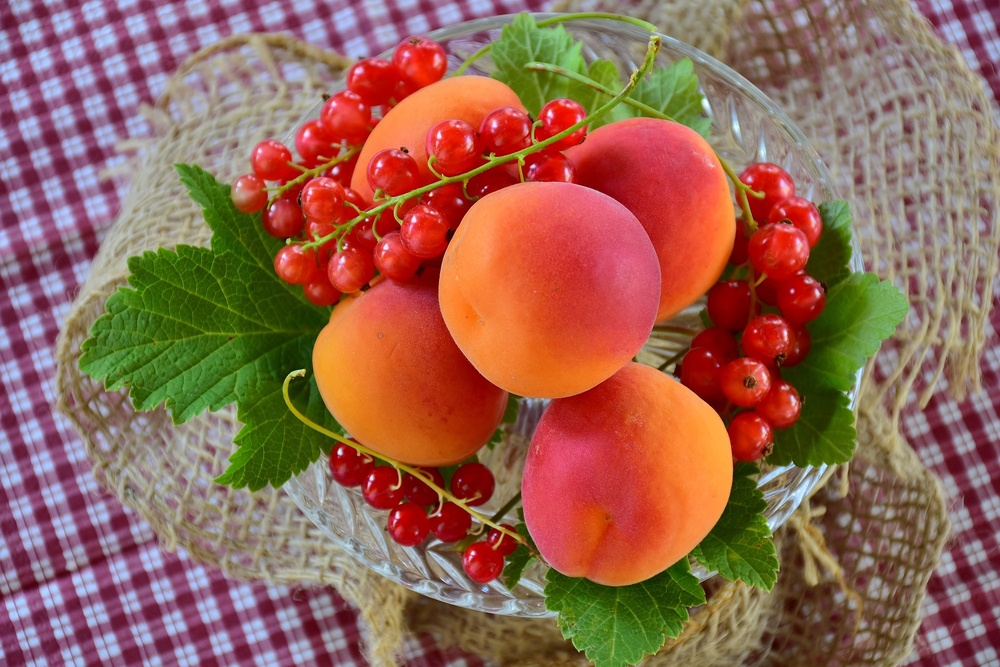
%> input picture apricots-2444808_1920.jpg, 1000 x 667 px, shrunk from 1920 x 1280 before the run
$ octave ANS4.m   (GNU Octave 9; MATLAB toolbox functions it lacks are replaced by stand-ins)
%> lines starting %> are read from the running program, lines starting %| are printed output that depends on the picture
% Step 1: Read the image
img = imread('apricots-2444808_1920.jpg');  % Replace with your image file
%> img is the input picture: size 667x1000x3 uint8; mean R, G, B 148.8, 101.1, 83.7

% Step 2: Separate RGB channels
R = img(:,:,1);  % Red channel
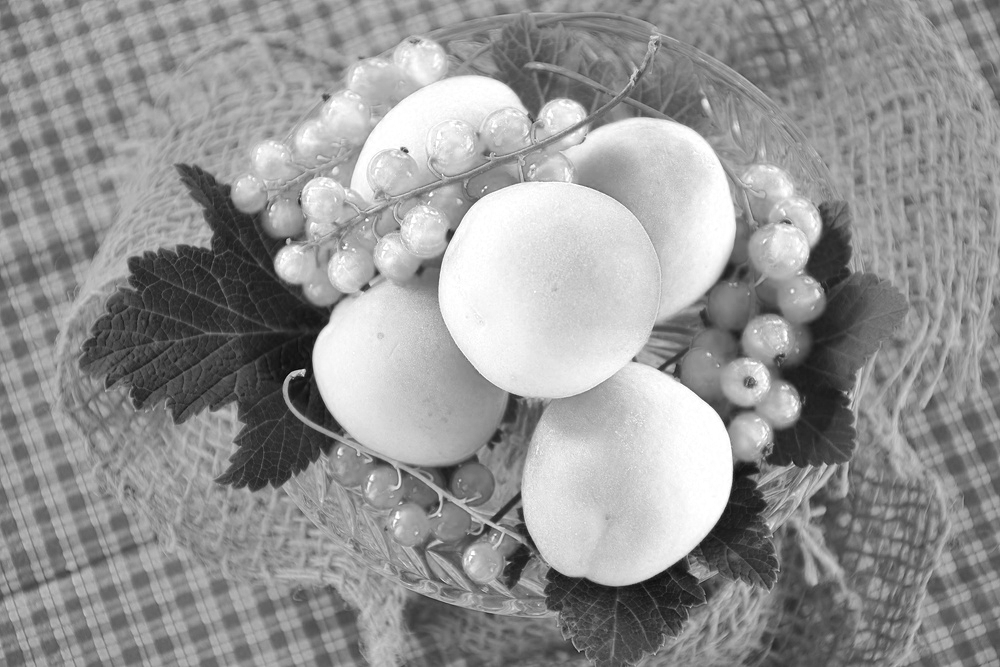
%> R: size 667x1000 uint8; min 4, max 255, mean 148.8
G = img(:,:,2);  % Green channel
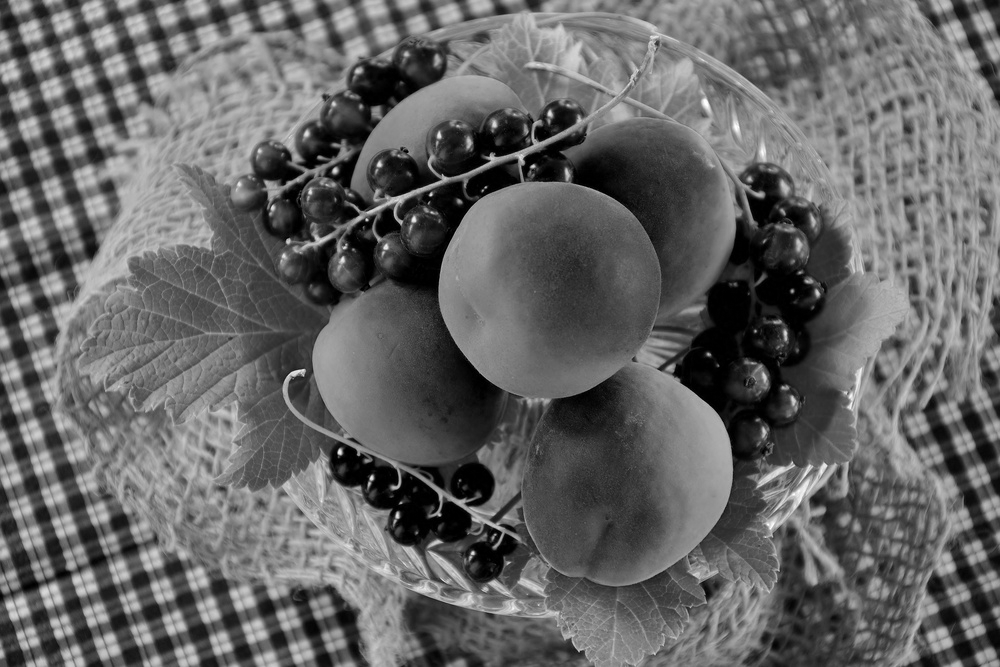
%> G: size 667x1000 uint8; min 0, max 255, mean 101.1
B = img(:,:,3);  % Blue channel
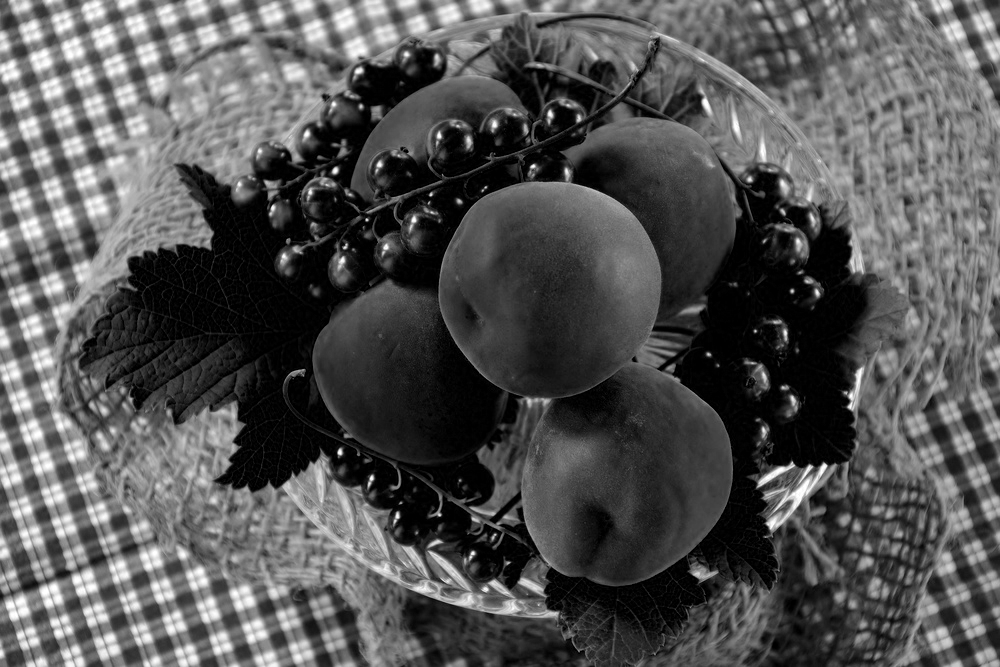
%> B: size 667x1000 uint8; min 0, max 255, mean 83.7

% Step 3: Display the image
figure;
subplot(2,2,1);
imshow(img);
title('Original RGB Image');

% Step 4: Plot histogram of Red channel
subplot(2,2,2);
imhist(R);
title('Red Channel Histogram');
xlim([0 255]);   % Optional: limit x-axis to 0-255
colorbar off

% Step 5: Plot histogram of Green channel
subplot(2,2,3);
imhist(G);
title('Green Channel Histogram');
xlim([0 255]);
colorbar off

% Step 6: Plot histogram of Blue channel
subplot(2,2,4);
imhist(B);
title('Blue Channel Histogram');
xlim([0 255]);
colorbar off
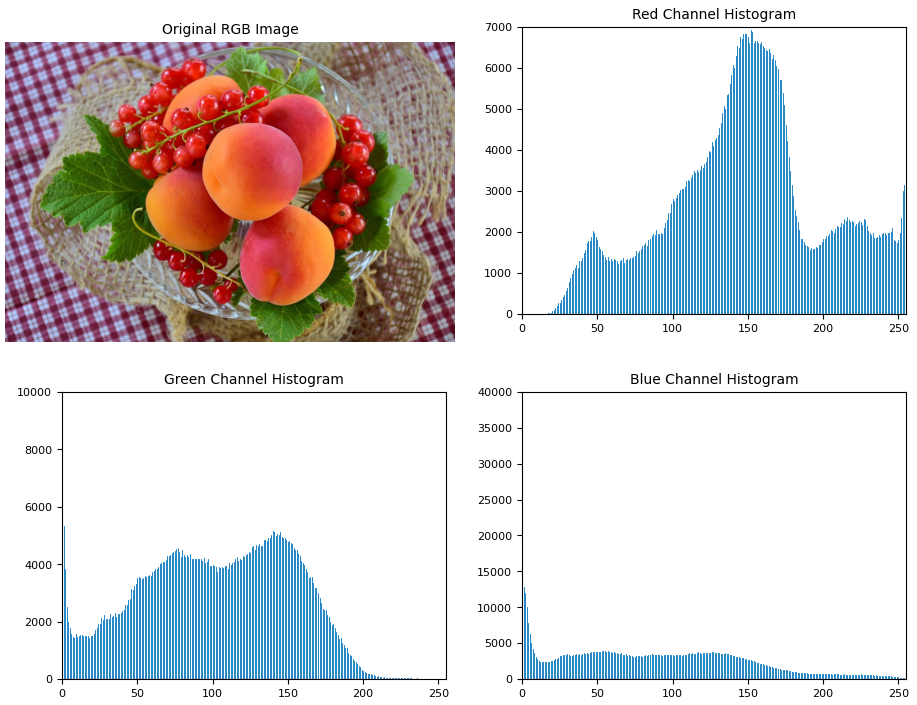
%> figure redrawn from the program's plot data, 4 panels

$ run again, with apricots-2523272_1920.jpg copied over apricots-2444808_1920.jpg
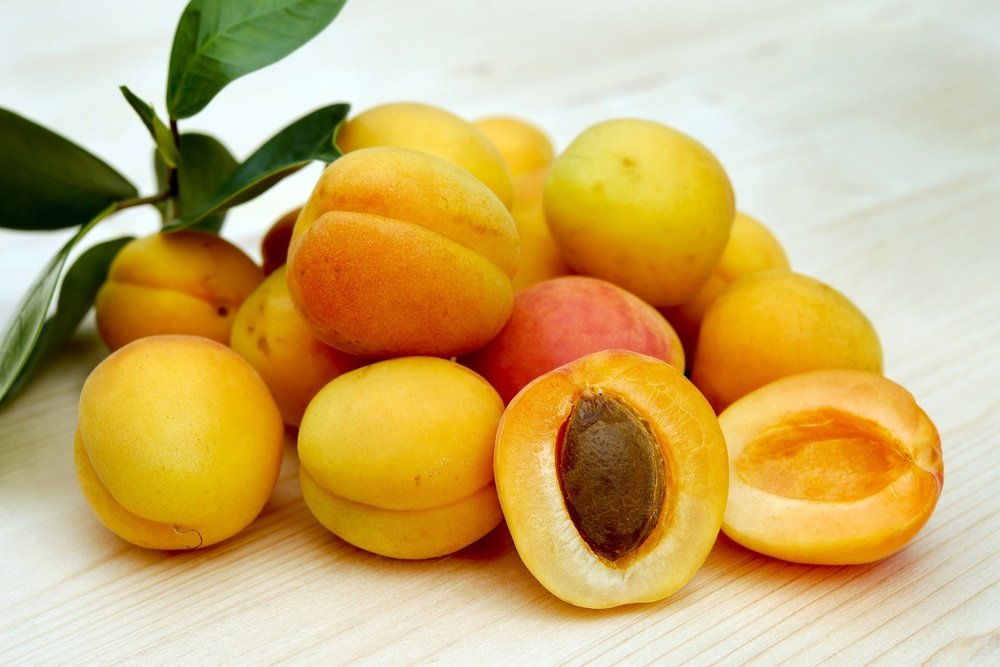
%> input picture apricots-2523272_1920.jpg, 1000 x 667 px, shrunk from 1920 x 1280 before the run
%> img is the input picture: size 667x1000x3 uint8; mean R, G, B 203.8, 175.3, 110.7
%> `B = img(:,:,3);`:
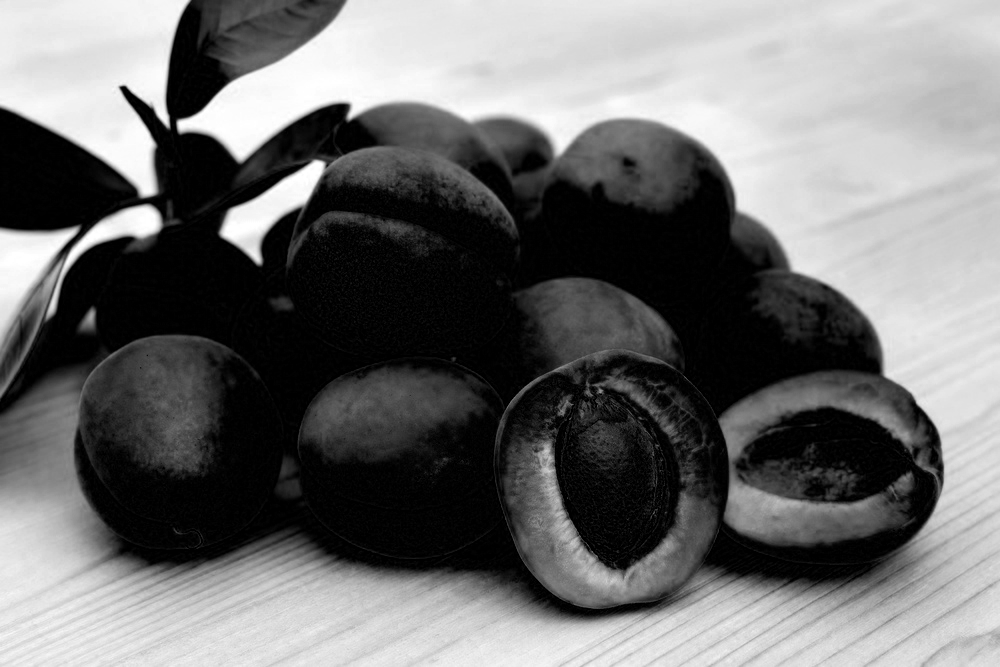
%> B: size 667x1000 uint8; min 0, max 255, mean 110.7
%> `colorbar off`:
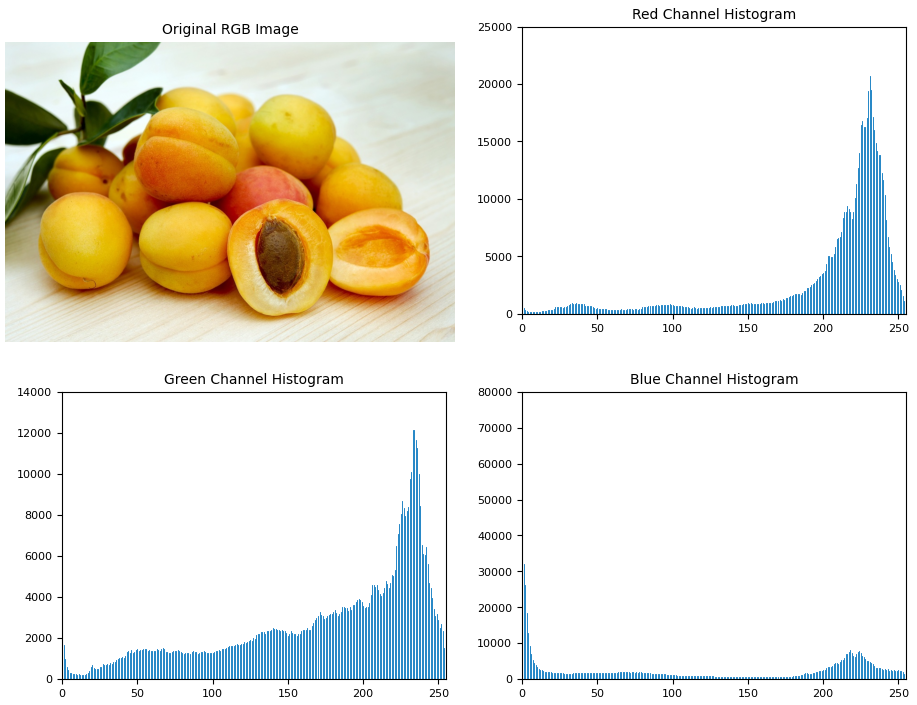
%> figure redrawn from the program's plot data, 4 panels

$ run again, with images(7).jpg copied over apricots-2444808_1920.jpg
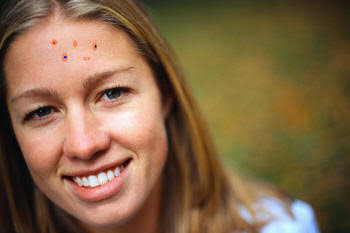
%> input picture images(7).jpg, 350 x 233 px
%> img is the input picture: size 233x350x3 uint8; mean R, G, B 129.4, 101.2, 70.5
%> `B = img(:,:,3);`:
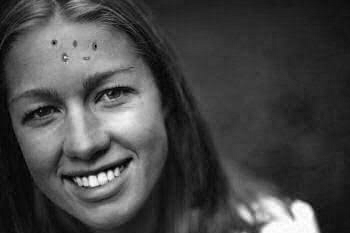
%> B: size 233x350 uint8; min 0, max 255, mean 70.5
%> `colorbar off`:
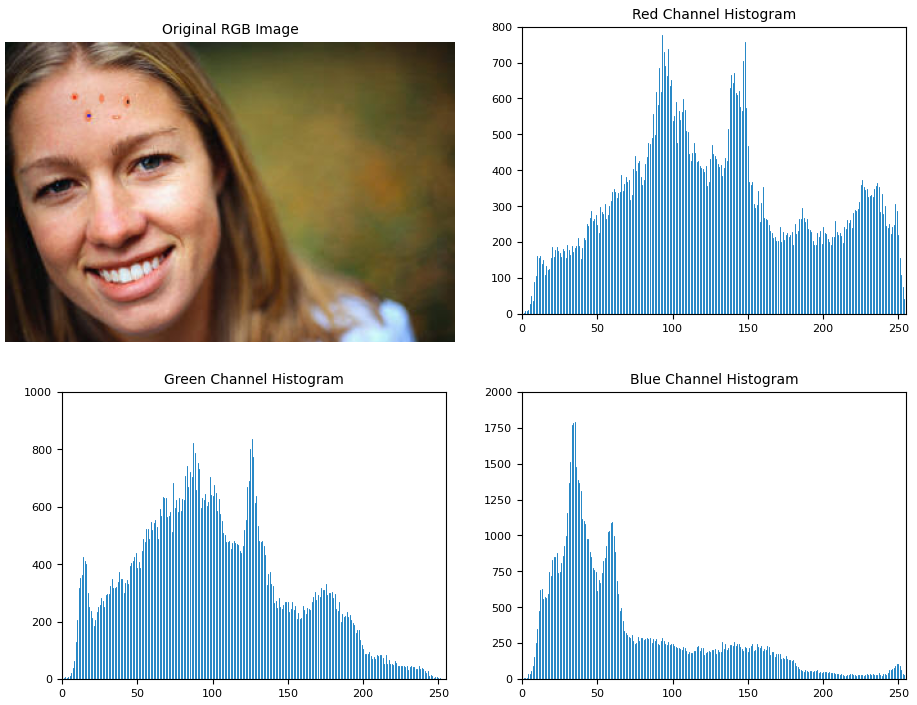
%> figure redrawn from the program's plot data, 4 panels
